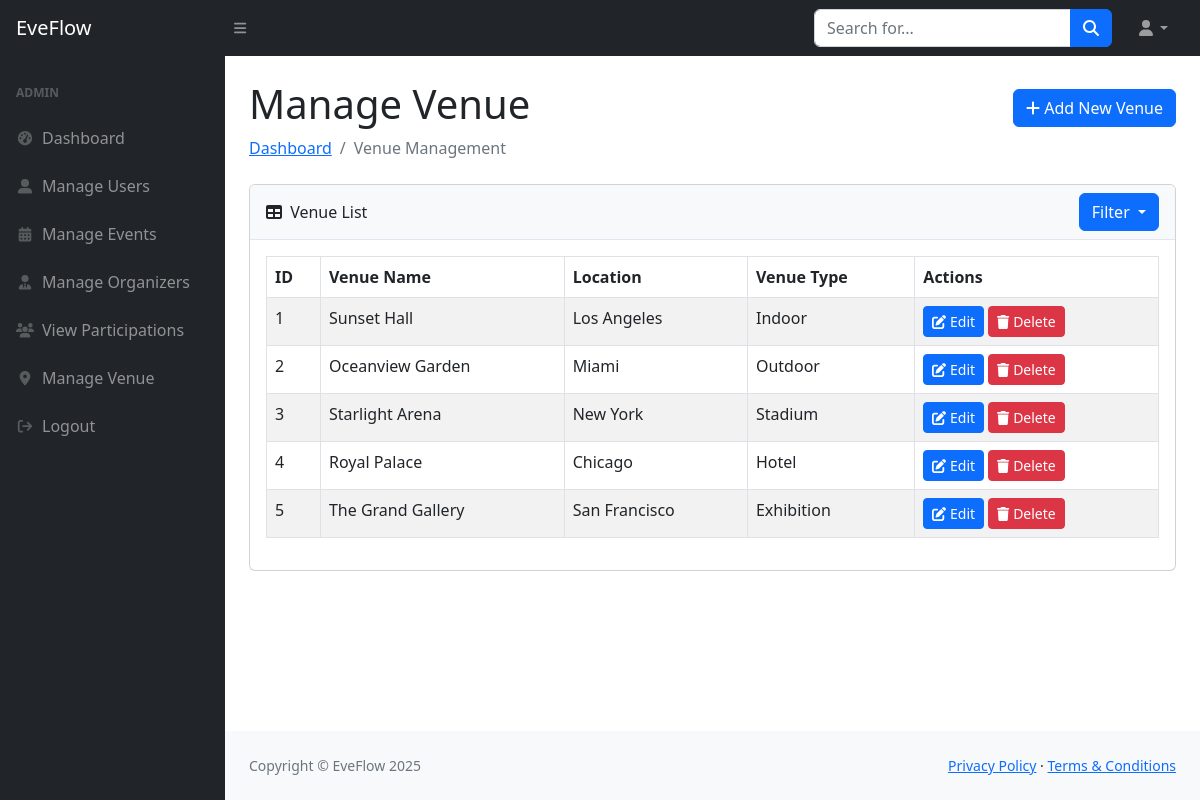
Page /adminpanel/manage_venue.php (signed in) on the committed database.
### tables this page shows
CREATE TABLE `venue` (
  `venue_id` int(11) NOT NULL,
  `venue_name` varchar(255) NOT NULL,
  `location` varchar(255) NOT NULL,
  `venue_type` varchar(100) NOT NULL
);

### adminpanel/manage_venue.php (the view, shortened to what this page needs)
<?php
$servername = "localhost";
$username = "root";
$password = "";
$dbname = "eveflow_db";
$conn = new mysqli($servername, $username, $password, $dbname);
$filter = "";
$venues = [];
$sql = "SELECT * FROM venue" . $filter;
if ($filter) {
    $stmt = $conn->prepare($sql);
    $stmt->bind_param("s", $type);
    $stmt->execute();
    $result = $stmt->get_result();
} else {
    $result = $conn->query($sql);
}
if ($result->num_rows > 0) {
    while ($row = $result->fetch_assoc()) {
        $venues[] = $row;
    }
}
?>
<!DOCTYPE html>
<html lang="en">
<head>
    <link href="https://cdn.jsdelivr.net/npm/simple-datatables@7.1.2/dist/style.min.css" rel="stylesheet" />
    <link href="css/styles.css" rel="stylesheet" />
</head>
<body class="sb-nav-fixed">
    <nav class="sb-topnav navbar navbar-expand navbar-dark bg-dark">
        <a class="navbar-brand ps-3" href="admin.php">EveFlow</a>
        <button class="btn btn-link btn-sm order-1 order-lg-0 me-4 me-lg-0" id="sidebarToggle" href="#!"><i class="fas fa-bars"></i></button>
        <form class="d-none d-md-inline-block form-inline ms-auto me-0 me-md-3 my-2 my-md-0">
            <div class="input-group">
                <input class="form-control" type="text" placeholder="Search for..." aria-label="Search for..." aria-describedby="btnNavbarSearch" />
                <button class="btn btn-primary" id="btnNavbarSearch" type="button"><i class="fas fa-search"></i></button>
            </div>
        </form>
        <ul class="navbar-nav ms-auto ms-md-0 me-3 me-lg-4">
            <li class="nav-item dropdown">
                <a class="nav-link dropdown-toggle" id="navbarDropdown" href="#" role="button" data-bs-toggle="dropdown" aria-expanded="false"><i class="fas fa-user fa-fw"></i></a>
            </li>
        </ul>
    </nav>
    <div id="layoutSidenav">
        <div id="layoutSidenav_nav">
            <nav class="sb-sidenav accordion sb-sidenav-dark" id="sidenavAccordion">
                <div class="sb-sidenav-menu">
                    <div class="nav">
                        <div class="sb-sidenav-menu-heading">Admin</div>
                        <a class="nav-link" href="admin.php">
                            <div class="sb-nav-link-icon"><i class="fas fa-tachometer-alt fa-fw"></i></div>
                            Dashboard
                        </a>
                        <a class="nav-link" href="manage_users.php">
                            <div class="sb-nav-link-icon"><i class="fas fa-user-alt fa-fw"></i></div>
                            Manage Users
                        </a>
                        <a class="nav-link" href="manage_events.php">
                            <div class="sb-nav-link-icon"><i class="fas fa-calendar-alt fa-fw"></i></div>
                            Manage Events
                        </a>
                        <a class="nav-link" href="manage_organizers.php">
                            <div class="sb-nav-link-icon"><i class="fas fa-user-tie fa-fw"></i></div>
                            Manage Organizers
                        </a>
                        <a class="nav-link" href="manage_teams.php">
                            <div class="sb-nav-link-icon"><i class="fas fa-users fa-fw"></i></div>
                            View Participations
                        </a>
                        <a class="nav-link" href="manage_venue.php">
                            <div class="sb-nav-link-icon"><i class="fas fa-location-dot fa-fw"></i></div>
                            Manage Venue
                        </a>
                        <a class="nav-link" href="../adminlogout.php">
                            <div class="sb-nav-link-icon"><i class="fas fa-sign-out fa-fw"></i></div>
                            Logout
                        </a>
                    </div>
                </div>
            </nav>
        </div>
        <div id="layoutSidenav_content">
            <main>
                <div class="container-fluid px-4">
                    <div class="d-flex justify-content-between align-items-center mt-4">
                        <h1>Manage Venue</h1>
                        <a href="#" class="btn btn-primary" data-bs-toggle="modal" data-bs-target="#addVenueModal">
                            <i class="fas fa-plus"></i> Add New Venue
                        </a>
                    </div>
                    <ol class="breadcrumb mb-4">
                        <li class="breadcrumb-item"><a href="admin.php">Dashboard</a></li>
                        <li class="breadcrumb-item active">Venue Management</li>
                    </ol>
                    <div class="card mb-4">
                        <div class="card-header">
                            <div class="d-flex justify-content-between align-items-center">
                                <div>
                                    <i class="fas fa-table me-1"></i>
                                    Venue List
                                </div>
                                <div class="ms-auto">
                                    <div class="dropdown">
                                        <button class="btn btn-primary dropdown-toggle" type="button" id="venueFilterDropdown" data-bs-toggle="dropdown" aria-expanded="false">
                                            Filter
                                        </button>
                                    </div>
                                </div>
                            </div>
                        </div>
                        <div class="card-body">
                            <div class="table-responsive">
                                <table id="datatablesSimple" class="table table-striped table-bordered">
                                    <thead>
                                        <tr>
                                            <th>ID</th>
                                            <th>Venue Name</th>
                                            <th>Location</th>
                                            <th>Venue Type</th>
                                            <th>Actions</th>
                                        </tr>
                                    </thead>
                                    <tbody>
                                        <?php foreach ($venues as $venue): ?>
                                        <tr>
                                            <td><?= htmlspecialchars($venue['venue_id']) ?></td>
                                            <td><?= htmlspecialchars($venue['venue_name']) ?></td>
                                            <td><?= htmlspecialchars($venue['location']) ?></td>
                                            <td><?= htmlspecialchars($venue['venue_type']) ?></td>
                                            <td>
                                                <a href="manage_venue.php?edit=<?= htmlspecialchars($venue['venue_id']) ?>" class="btn btn-sm btn-primary">
                                                    <i class="fas fa-edit"></i> Edit
                                                </a>
                                                <a href="manage_venue.php?delete=<?= htmlspecialchars($venue['venue_id']) ?>" class="btn btn-sm btn-danger" onclick="return confirm('Are you sure you want to delete this venue?')">
                                                    <i class="fas fa-trash"></i> Delete
                                                </a>
                                            </td>
                                        </tr>
                                        <?php endforeach; ?>
                                    </tbody>
                                </table>
                            </div>
                        </div>
                    </div>
                </div>
            </main>
            <footer class="py-4 bg-light mt-auto">
                <div class="container-fluid px-4">
                    <div class="d-flex align-items-center justify-content-between small">
                        <div class="text-muted">Copyright © EveFlow <?= date('Y') ?></div>
                        <div>
                            <a href="#">Privacy Policy</a>
                            ·
                            <a href="#">Terms & Conditions</a>
                        </div>
                    </div>
                </div>
            </footer>
        </div>
    </div>
</body>
</html>

### adminpanel/manage_venue.php (style rules this page uses)
.card-header { background-color: #f8f9fa; border-bottom: 1px solid #e3e6f0; }
.breadcrumb { background-color: transparent; padding: 0; }
.table-responsive { overflow-x: auto; }

### rows in the picture
venue: venue_id "1", venue_name "Sunset Hall", location "Los Angeles", venue_type "Indoor"
venue: venue_id "2", venue_name "Oceanview Garden", location "Miami", venue_type "Outdoor"
venue: venue_id "3", venue_name "Starlight Arena", location "New York", venue_type "Stadium"
venue: venue_id "4", venue_name "Royal Palace", location "Chicago", venue_type "Hotel"
venue: venue_id "5", venue_name "The Grand Gallery", location "San Francisco", venue_type "Exhibition"
